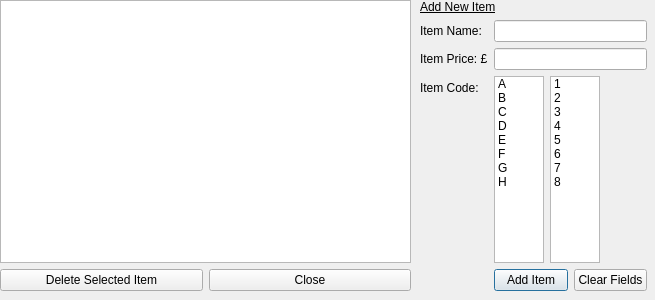
<?xml version="1.0" encoding="UTF-8"?>
<ui version="4.0">
 <class>ItemDialog</class>
 <widget class="QDialog" name="ItemDialog">
  <property name="geometry">
   <rect>
    <x>0</x>
    <y>0</y>
    <width>655</width>
    <height>300</height>
   </rect>
  </property>
  <property name="sizePolicy">
   <sizepolicy hsizetype="Fixed" vsizetype="Fixed">
    <horstretch>0</horstretch>
    <verstretch>0</verstretch>
   </sizepolicy>
  </property>
  <property name="minimumSize">
   <size>
    <width>655</width>
    <height>300</height>
   </size>
  </property>
  <property name="maximumSize">
   <size>
    <width>655</width>
    <height>300</height>
   </size>
  </property>
  <property name="windowTitle">
   <string>Edit Items</string>
  </property>
  <property name="modal">
   <bool>true</bool>
  </property>
  <widget class="QWidget" name="">
   <property name="geometry">
    <rect>
     <x>420</x>
     <y>0</y>
     <width>227</width>
     <height>291</height>
    </rect>
   </property>
   <layout class="QFormLayout" name="formLayout">
    <property name="fieldGrowthPolicy">
     <enum>QFormLayout::AllNonFixedFieldsGrow</enum>
    </property>
    <item row="0" column="0" colspan="2">
     <widget class="QLabel" name="label">
      <property name="font">
       <font>
        <underline>true</underline>
       </font>
      </property>
      <property name="frameShape">
       <enum>QFrame::NoFrame</enum>
      </property>
      <property name="text">
       <string>Add New Item</string>
      </property>
     </widget>
    </item>
    <item row="1" column="0">
     <widget class="QLabel" name="label_2">
      <property name="text">
       <string>Item Name:</string>
      </property>
     </widget>
    </item>
    <item row="1" column="1">
     <widget class="QLineEdit" name="txtItemName"/>
    </item>
    <item row="4" column="0">
     <widget class="QLabel" name="label_4">
      <property name="text">
       <string>Item Price: £</string>
      </property>
     </widget>
    </item>
    <item row="4" column="1">
     <widget class="QLineEdit" name="txtItemPrice"/>
    </item>
    <item row="8" column="1">
     <layout class="QGridLayout" name="gridLayout_2">
      <item row="0" column="0">
       <widget class="QPushButton" name="btnAddItem">
        <property name="text">
         <string>Add Item</string>
        </property>
       </widget>
      </item>
      <item row="0" column="1">
       <widget class="QPushButton" name="btnClearFields">
        <property name="text">
         <string>Clear Fields</string>
        </property>
       </widget>
      </item>
     </layout>
    </item>
    <item row="5" column="0">
     <widget class="QLabel" name="label_3">
      <property name="text">
       <string>Item Code:</string>
      </property>
     </widget>
    </item>
    <item row="5" column="1">
     <layout class="QGridLayout" name="gridLayout">
      <item row="0" column="0">
       <widget class="QListWidget" name="lstAlpha">
        <property name="maximumSize">
         <size>
          <width>50</width>
          <height>16777215</height>
         </size>
        </property>
        <item>
         <property name="text">
          <string>A</string>
         </property>
        </item>
        <item>
         <property name="text">
          <string>B</string>
         </property>
        </item>
        <item>
         <property name="text">
          <string>C</string>
         </property>
        </item>
        <item>
         <property name="text">
          <string>D</string>
         </property>
        </item>
        <item>
         <property name="text">
          <string>E</string>
         </property>
        </item>
        <item>
         <property name="text">
          <string>F</string>
         </property>
        </item>
        <item>
         <property name="text">
          <string>G</string>
         </property>
        </item>
        <item>
         <property name="text">
          <string>H</string>
         </property>
        </item>
       </widget>
      </item>
      <item row="0" column="1">
       <widget class="QListWidget" name="lstNumber">
        <property name="maximumSize">
         <size>
          <width>50</width>
          <height>16777215</height>
         </size>
        </property>
        <item>
         <property name="text">
          <string>1</string>
         </property>
        </item>
        <item>
         <property name="text">
          <string>2</string>
         </property>
        </item>
        <item>
         <property name="text">
          <string>3</string>
         </property>
        </item>
        <item>
         <property name="text">
          <string>4</string>
         </property>
        </item>
        <item>
         <property name="text">
          <string>5</string>
         </property>
        </item>
        <item>
         <property name="text">
          <string>6</string>
         </property>
        </item>
        <item>
         <property name="text">
          <string>7</string>
         </property>
        </item>
        <item>
         <property name="text">
          <string>8</string>
         </property>
        </item>
       </widget>
      </item>
     </layout>
    </item>
   </layout>
  </widget>
  <widget class="QWidget" name="">
   <property name="geometry">
    <rect>
     <x>0</x>
     <y>0</y>
     <width>411</width>
     <height>291</height>
    </rect>
   </property>
   <layout class="QGridLayout" name="gridLayout_3">
    <item row="0" column="0" colspan="2">
     <widget class="QTableView" name="tblItems">
      <property name="enabled">
       <bool>true</bool>
      </property>
      <property name="editTriggers">
       <set>QAbstractItemView::NoEditTriggers</set>
      </property>
     </widget>
    </item>
    <item row="1" column="0">
     <widget class="QPushButton" name="btnDeleteItem">
      <property name="text">
       <string>Delete Selected Item</string>
      </property>
     </widget>
    </item>
    <item row="1" column="1">
     <widget class="QPushButton" name="btnClose">
      <property name="text">
       <string>Close</string>
      </property>
     </widget>
    </item>
   </layout>
  </widget>
 </widget>
 <resources/>
 <connections/>
</ui>
